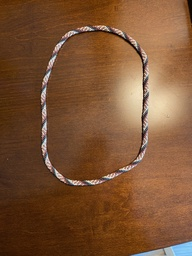
#> input picture bead-example - 1.jpeg, 192 x 256 px, shrunk from 3024 x 4032 before the run
$ python debug_mask_overlay.py '../bead-example - 1.jpeg'
#> lines starting #> are read from the running program, lines starting #| are printed output that depends on the picture; after the words box and inside, x2 and y2 are one past the last pixel; in counts of white or black regions, pixels touching at a corner belong together
### image-to-pattern/image_to_pattern/segmentation.py
"""Segmentation helpers for bracelet images.

This module stays minimal (Pillow + numpy + optional scipy) and provides:
  - mask_bracelet: quick background separation via brightness threshold,
    with optional morphology cleanup.
  - centerline_from_mask: estimate centerline as the mean row per column.
  - band_widths: estimate bracelet thickness per column for spacing/radius.
"""

from __future__ import annotations

from dataclasses import dataclass
from typing import Iterable, List, Optional, Tuple

import numpy as np
from scipy import ndimage
from skimage import morphology
from skimage import measure
import networkx as nx
from PIL import Image


def mask_bracelet(
    img: Image.Image,
    brightness_threshold: Optional[int] = None,
    min_component_area: Optional[int] = None,
) -> np.ndarray:
    """Return a boolean mask where bracelet pixels are True.

    Assumes light/white background; marks pixels darker than threshold.
    Optionally keeps only the largest connected component above a size
    threshold to drop speckle noise.
    """
    gray = np.array(img.convert("L"))
    thresh = brightness_threshold if brightness_threshold is not None else otsu_threshold(gray)
    mask = gray <= thresh

    if min_component_area:
        labeled, num = ndimage.label(mask)
        if num > 0:
            sizes = ndimage.sum(mask, labeled, index=range(1, num + 1))
            keep = sizes >= min_component_area
            # Map keep flags back to labels
            if keep.any():
                mask = keep[(labeled - 1).clip(min=0)]

    # Light morphology to close pinholes
    mask = ndimage.binary_closing(mask, iterations=1)
    return mask


@dataclass
class Centerline:
    xs: List[int]
    ys: List[float]


@dataclass
class GeometryEstimate:
    thickness_px: float
    spacing_px: float
    radius_px: float


# [187 lines left out: functions centerline_from_mask, centerline_rmse, midline_between_background, _order_coords, band_widths, estimate_geometry, not called in this run]


def otsu_threshold(gray: np.ndarray) -> int:
    """Compute Otsu's threshold for a grayscale image."""
    if gray.ndim != 2:
        raise ValueError("Expected 2D grayscale array")
    hist, bin_edges = np.histogram(gray.ravel(), bins=256, range=(0, 256))
    total = gray.size
    sum_total = np.dot(hist, np.arange(256))

    sum_b = 0.0
    w_b = 0.0
    max_var = -1.0
    threshold = 0
    for t in range(256):
        w_b += hist[t]
        if w_b == 0:
            continue
        w_f = total - w_b
        if w_f == 0:
            break
        sum_b += t * hist[t]
        m_b = sum_b / w_b
        m_f = (sum_total - sum_b) / w_f
        var_between = w_b * w_f * (m_b - m_f) ** 2
        if var_between > max_var:
            max_var = var_between
            threshold = t
    return int(threshold)


# [13 lines left out: function _longest_run, not called in this run]

### image-to-pattern/debug_mask_overlay.py
"""Overlay mask on image: keep masked pixels, invert HSV for others."""

import argparse
from pathlib import Path
import numpy as np
from PIL import Image
from skimage import color

from image_to_pattern import segmentation


def invert_hsv(img_arr):
    hsv = color.rgb2hsv(np.clip(img_arr / 255.0, 0, 1))
    hsv[..., 0] = (hsv[..., 0] + 0.5) % 1.0  # rotate hue
    hsv[..., 1] = 1.0 - hsv[..., 1]  # invert saturation
    hsv[..., 2] = 1.0 - hsv[..., 2]  # invert value
    rgb = color.hsv2rgb(hsv)
    return np.clip(rgb * 255.0, 0, 255).astype(np.uint8)


def main():
    parser = argparse.ArgumentParser(description="Show mask overlay with inverted HSV for background.")
    parser.add_argument("image", type=Path, help="Input image")
    parser.add_argument("--outdir", type=Path, default=Path("image-to-pattern/debug-output"), help="Output directory")
    args = parser.parse_args()

    args.outdir.mkdir(parents=True, exist_ok=True)
    img = Image.open(args.image).convert("RGB")
#> img is the input picture: PIL image 192x256 RGB; mean R, G, B 124.3, 83.4, 52.4
    mask = segmentation.mask_bracelet(img)
#> in mask_bracelet, `gray = np.array(img.convert("L"))`:
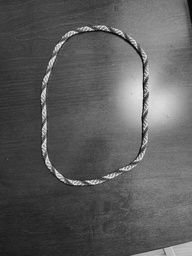
#> gray: shape (256, 192); min 5, max 242, mean 92.1
#> in otsu_threshold, `hist, bin_edges = np.histogram(gray.ravel(), bins=256, range=(0, 256))`: hist = 256 values, max 880 at index 61, min 0 at index 0, mean 192; bin_edges = 257 values from 0 to 256
#> in otsu_threshold, `sum_total = np.dot(hist, np.arange(256))`: sum_total = 4526398
#> the loop in otsu_threshold, `for t in range(256):` made 243 passes
#> (w_b, w_f, sum_b, m_b, m_f, max_var) on passes 6 to 17: (6, 49146, 30, 5, 92.1, 2.24e+09), (18, 49134, 102, 5.67, 92.12, 6.61e+09), (38, 49114, 242, 6.37, 92.16, 1.37e+10), (53, 49099, 362, 6.83, 92.18, 1.9e+10), (65, 49087, 470, 7.23, 92.2, 2.3e+10), (80, 49072, 620, 7.75, 92.23, 2.8e+10), (90, 49062, 730, 8.11, 92.24, 3.13e+10), (99, 49053, 838, 8.46, 92.26, 3.41e+10), (107, 49045, 942, 8.8, 92.27, 3.66e+10), (111, 49041, 998, 8.99, 92.28, 3.78e+10), (121, 49031, 1148, 9.49, 92.29, 4.07e+10), (130, 49022, 1292, 9.94, 92.31, 4.32e+10)
#> w_b on passes 1 to 5: 0, 0, 0, 0, 0
#> after the loop in otsu_threshold, `for t in range(256):`: max_var = 2.71e+12; sum_b = 4526156; threshold = 102; w_b = 49152
#> in mask_bracelet, `thresh = brightness_threshold if brightness_threshold is not None else..`: thresh = 102
#> in mask_bracelet, `mask = gray <= thresh`:
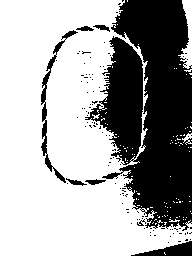
#> mask: shape (256, 192) bool; 64.6% white; 113 black regions (105 under 20 px), largest, box (x1, y1, x2, y2) and area: (85, 0, 192, 231) 15825, (41, 30, 78, 183) 666, (131, 241, 192, 256) 459
#> in mask_bracelet, `mask = ndimage.binary_closing(mask, iterations=1)`:
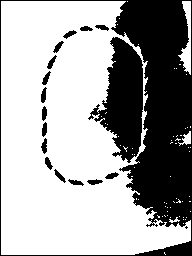
#> mask: shape (256, 192) bool; 64.9% white; 18 black regions (1 under 20 px), largest, box (x1, y1, x2, y2) and area: (0, 0, 192, 256) 12619, (88, 37, 143, 163) 3762, (41, 87, 47, 103) 62
    img_arr = np.array(img)
    inv = invert_hsv(img_arr)
#> in invert_hsv, `hsv = color.rgb2hsv(np.clip(img_arr / 255.0, 0, 1))`: hsv: shape (256, 192, 3) float64; mean of channels 0, 1, 2 0.0811, 0.632, 0.49
#> in invert_hsv, `hsv[..., 0] = (hsv[..., 0] + 0.5) % 1.0`: hsv: shape (256, 192, 3) float64; mean of channels 0, 1, 2 0.566, 0.632, 0.49
#> in invert_hsv, `hsv[..., 1] = 1.0 - hsv[..., 1]`: hsv: shape (256, 192, 3) float64; mean of channels 0, 1, 2 0.566, 0.368, 0.49
#> in invert_hsv, `hsv[..., 2] = 1.0 - hsv[..., 2]`: hsv: shape (256, 192, 3) float64; mean of channels 0, 1, 2 0.566, 0.368, 0.51
#> in invert_hsv, `rgb = color.hsv2rgb(hsv)`:
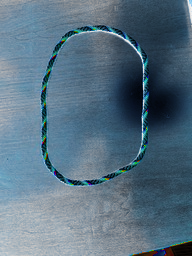
#> rgb: shape (256, 192, 3) float64; mean R, G, B 0.347, 0.442, 0.507
    out = np.where(mask[..., None], img_arr, inv)
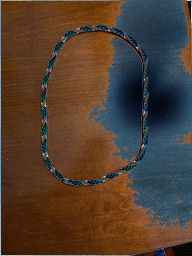
#> out: shape (256, 192, 3); mean R, G, B 80.7, 62.3, 48.5
    out_path = args.outdir / f"{args.image.stem}-mask-overlay.png"
    Image.fromarray(out).save(out_path)
    print(f"Saved {out_path}")


if __name__ == "__main__":
    main()

$ run again, on bead-example - 3.jpeg
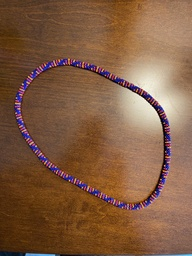
#> input picture bead-example - 3.jpeg, 192 x 256 px, shrunk from 3024 x 4032 before the run
#> in main, img is the input picture: PIL image 192x256 RGB; mean R, G, B 130.4, 93.1, 67.2
#> hist = 256 values, max 633 at index 71, min 0 at index 245, mean 192; bin_edges = 257 values from 0 to 256
#> sum_total = 4980540
#> the loop in otsu_threshold, `for t in range(256):` made 252 passes
#> (w_b, w_f, sum_b, m_b, m_f, var_between, max_var) on passes 1 to 2: (1, 49151, 0, 0, 101.3, 504685127.3, 504685127.3), (2, 49150, 1, 0.5, 101.3, 999453882.8, 999453882.8)
#> in mask_bracelet, `mask = gray <= thresh`:
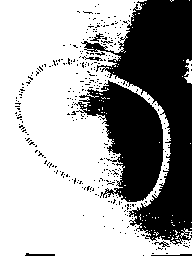
#> mask: shape (256, 192) bool; 63.9% white; 351 black regions (344 under 20 px), largest, box (x1, y1, x2, y2) and area: (81, 0, 192, 245) 11102, (74, 80, 164, 202) 5548, (25, 253, 55, 256) 62
#> in main, `out = np.where(mask[..., None], img_arr, inv)`:
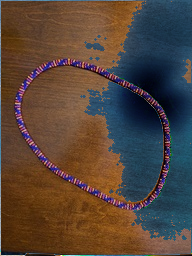
#> out: shape (256, 192, 3); mean R, G, B 84.3, 68.1, 58.1

$ run again, on bead-example - 4.jpeg
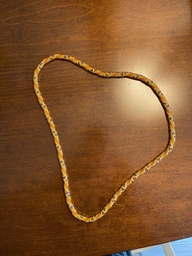
#> input picture bead-example - 4.jpeg, 192 x 256 px, shrunk from 3024 x 4032 before the run
#> in main, img is the input picture: PIL image 192x256 RGB; mean R, G, B 130.3, 85.2, 47
#> hist = 256 values, max 825 at index 63, min 0 at index 0, mean 192; bin_edges = 257 values from 0 to 256
#> sum_total = 4638889
#> the loop in otsu_threshold, `for t in range(256):` made 238 passes
#> (w_b, w_f, sum_b, m_b, m_f, var_between, max_var) on pass 9: (2, 49150, 16, 8, 94.38, 733499052.8, 733499052.8)
#> after the loop in otsu_threshold, `for t in range(256):`: max_var = 2.52e+12; sum_b = 4638652; threshold = 104; w_b = 49152
#> thresh = 104
#> in mask_bracelet, `mask = gray <= thresh`:
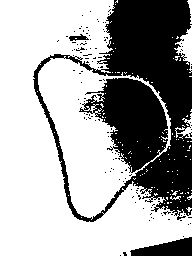
#> mask: shape (256, 192) bool; 64.9% white; 128 black regions (125 under 20 px), largest, box (x1, y1, x2, y2) and area: (33, 0, 192, 222) 16180, (130, 237, 192, 256) 751, (69, 34, 89, 41) 77
#> in main, `out = np.where(mask[..., None], img_arr, inv)`:
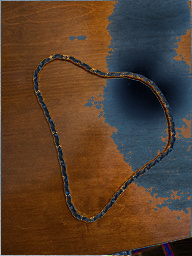
#> out: shape (256, 192, 3); mean R, G, B 86.3, 62.3, 44

$ run again, on bead-example - 5.jpeg
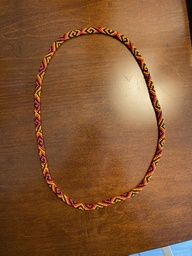
#> input picture bead-example - 5.jpeg, 192 x 256 px, shrunk from 3024 x 4032 before the run
#> in main, img is the input picture: PIL image 192x256 RGB; mean R, G, B 133.3, 88.5, 53.3
#> hist = 256 values, max 851 at index 72, min 0 at index 0, mean 192; bin_edges = 257 values from 0 to 256
#> sum_total = 4811954
#> the loop in otsu_threshold, `for t in range(256):` made 236 passes
#> (w_b, w_f, sum_b, m_b, m_f, max_var) on passes 5, 6, 8, 9, 10, 11, 12, 13: (4, 49148, 16, 4, 97.91, 1.73e+09), (9, 49143, 41, 4.56, 97.92, 3.86e+09), (27, 49125, 167, 6.19, 97.95, 1.12e+10), (44, 49108, 303, 6.89, 97.98, 1.79e+10), (81, 49071, 636, 7.85, 98.05, 3.23e+10), (136, 49016, 1186, 8.72, 98.15, 5.33e+10), (177, 48975, 1637, 9.25, 98.22, 6.86e+10), (198, 48954, 1889, 9.54, 98.26, 7.63e+10)
#> after the loop in otsu_threshold, `for t in range(256):`: max_var = 2.13e+12; sum_b = 4811719; threshold = 107; w_b = 49152
#> thresh = 107
#> in mask_bracelet, `mask = gray <= thresh`:
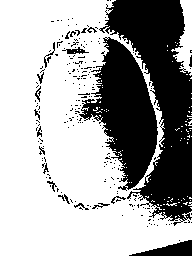
#> mask: shape (256, 192) bool; 65% white; 223 black regions (205 under 20 px), largest, box (x1, y1, x2, y2) and area: (99, 0, 192, 226) 9484, (79, 37, 158, 191) 6077, (129, 240, 192, 256) 532
#> in main, `out = np.where(mask[..., None], img_arr, inv)`:
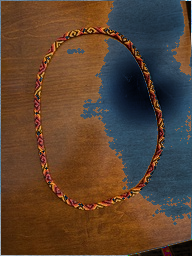
#> out: shape (256, 192, 3); mean R, G, B 91.1, 66.9, 49.3
